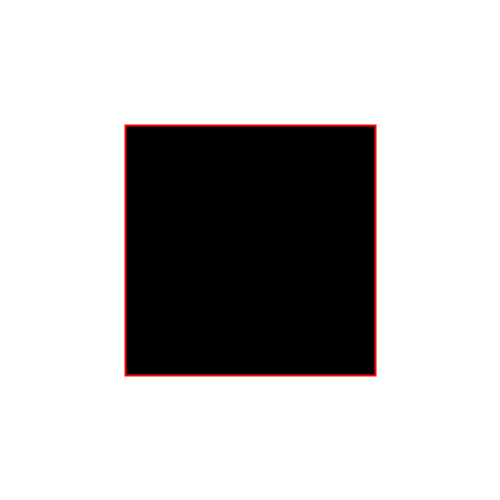
Frame 1 (no input)
Frame 60 (the mouse pressed at the canvas centre just before this capture): identical to frame 1, image omitted
Frame 120 (the mouse held since frame 60 and released just before this capture): identical to frame 1, image omitted

The Processing sketch that drew this single still picture (run headless with seeded random() and noise(); from frame 60 on, the mouse is pressed at the canvas centre):

// Processing sketch: Notes_4_keyPressed
// ── Notes_4_keyPressed.pde
void setup() {
  size(500, 500);
  strokeWeight(2);
  stroke(255, 0, 0);
  fill(0);
}

void draw() {
  background(255);
  rectMode(CENTER);
  rect(250, 250, 250, 250);
}

void keyPressed() {
  strokeWeight(10);
  stroke(225, 50, 175);
  fill(255);
}

void mousePressed() {
  strokeWeight(2);
  stroke(255, 0, 0);
  fill(0);
}
